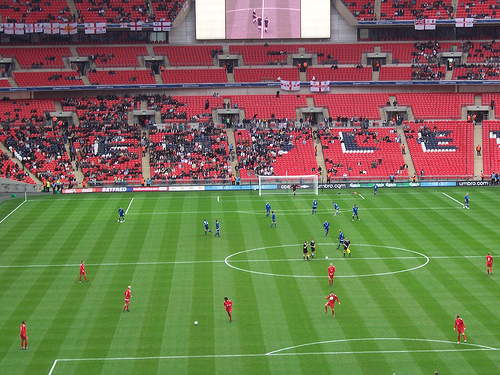
#> input picture data/soccer_field4.jpg, 500 x 375 px
$ python -i remove_holes.py   (imports and definitions only)
#> lines starting #> are read from the running program, lines starting #| are printed output that depends on the picture
#> further down, picture is the input picture: shape (375, 500, 3); mean B, G, R 82.9, 114.9, 116.3
import cv2
import numpy as np
import matplotlib.pyplot as plt

def remove_holes(my_image):

    my_image = cv2.threshold(my_image, 128, 255, cv2.THRESH_BINARY)[1]
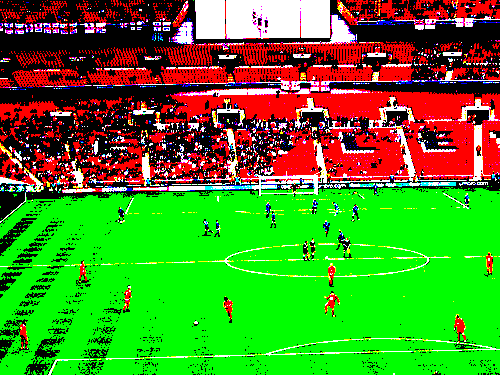
#> my_image: shape (375, 500, 3); mean of channels 0, 1, 2 30.6, 140.8, 73.9; drawn as B, G, R

    C = np.logical_not(my_image).astype(np.uint8)
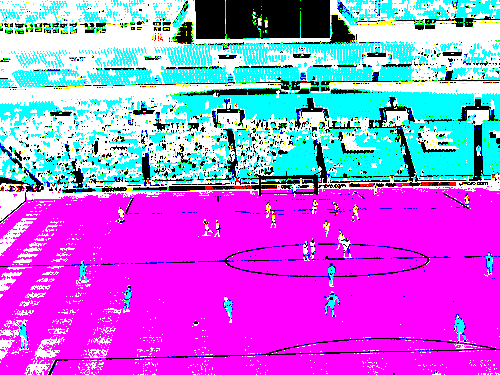
#> C: shape (375, 500, 3); mean of channels 0, 1, 2 0.88, 0.448, 0.71; drawn with 1 as white

    # Find connected components
#> (the run stopped early here; a loop or call above may not have finished)
